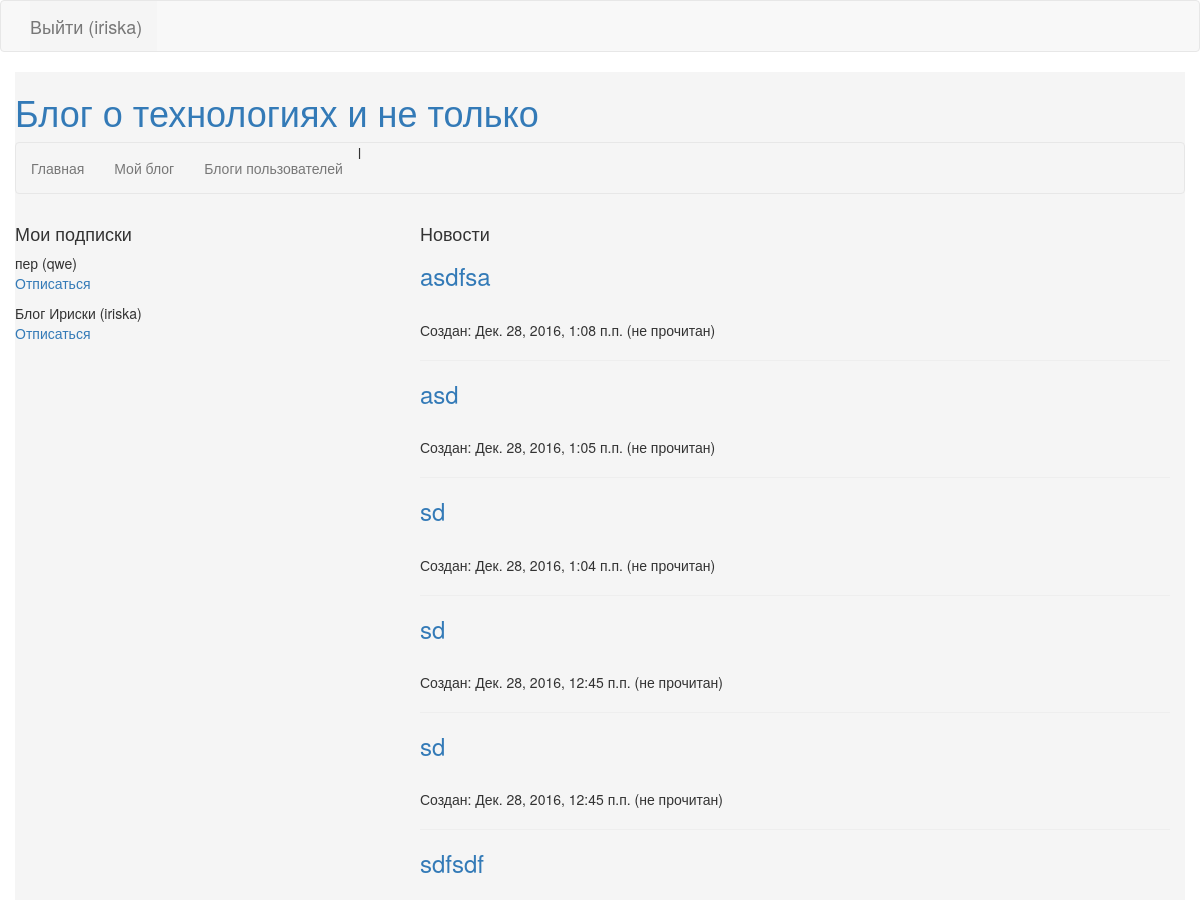
The app's page / (signed in, upper part), older data.
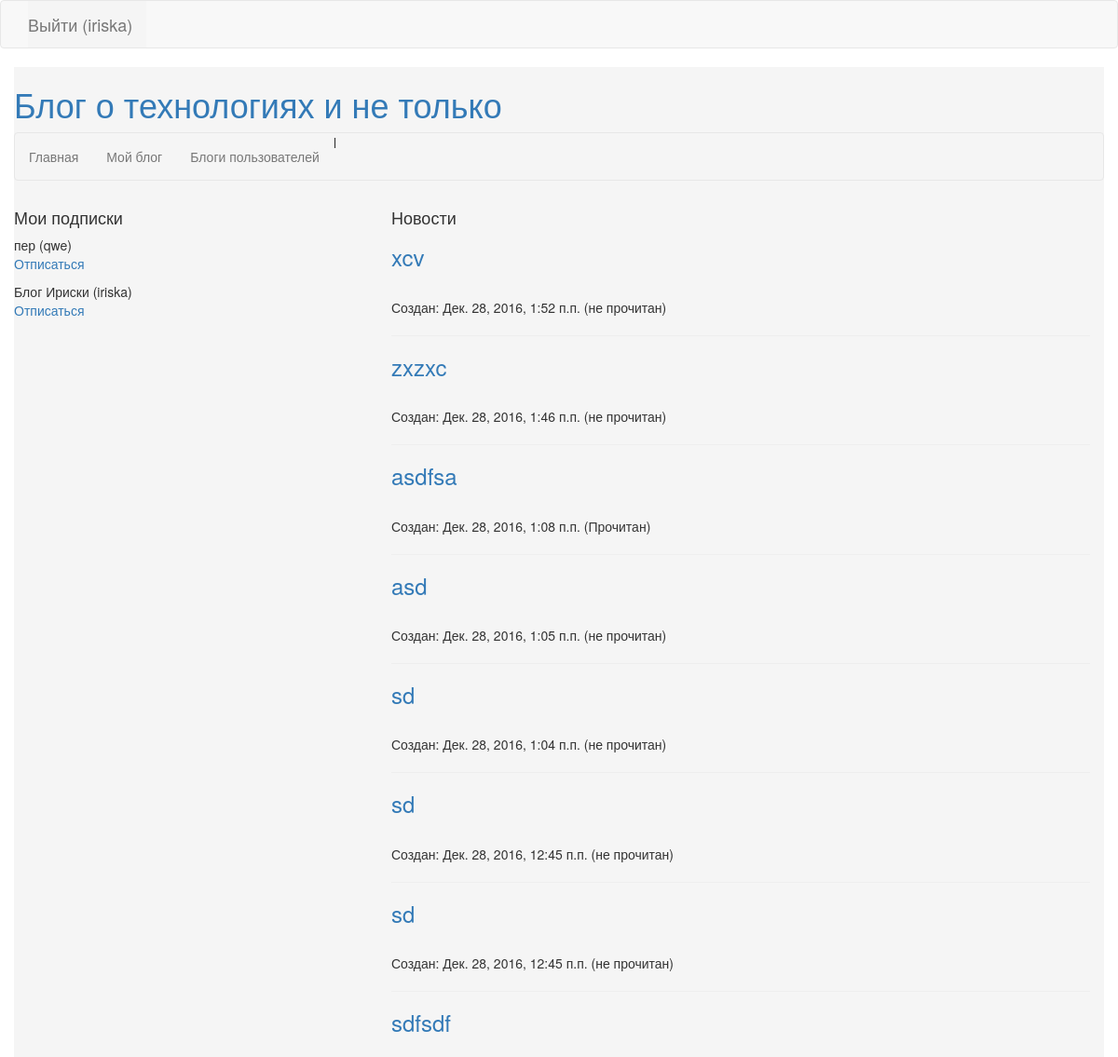
The same page, newer data.
### blog/models.py (models this page shows, shortened)
class Blog(m.Model):
    name = m.CharField(
        'Название',
        max_length=50,
    )
    user = m.ForeignKey(
        'auth.User',
        verbose_name='Пользователь',
    )
    class Meta:
        verbose_name = "Блог"
        verbose_name_plural = "Блоги"

class Post(m.Model):
    blog = m.ForeignKey(
        Blog,
        verbose_name='Блог',
    )
    title = m.CharField(
        'Заголовок',
        max_length=200,
    )
    text = m.TextField('Текст сообщения')
    created_date = m.DateTimeField(
        'Создан',
        auto_now_add=True,
    )
    newsfeeds = m.ManyToManyField(
        NewsFeed,
        verbose_name='Новости',
        blank=True,
        through='Reviewed'
    )
    class Meta:
        ordering = ["-created_date"]
        get_latest_by = "create_date"
        verbose_name = "Пост"
        verbose_name_plural = "Посты"

### blog/views.py (the view)
# urls.py: url(r'^$', UserNewsFeed.as_view(), name="news_feed"),
class UserNewsFeed(TemplateView):
    template_name = 'blog/NewsFeed.html'
    def get(self, request, *args, **kwargs):
        user = auth.get_user(request)
        if not user.is_authenticated:
            return redirect('/users_blogs/')
        posts = Post.objects.filter(blog__newsfeed__user=user).order_by('-created_date')
        reviewed = Post.objects.filter(reviewed__news_feed__user=user,
                                       reviewed__isreviewed=True)
        userblogs = Blog.objects.filter(newsfeed__user=user)
        reviewed_posts = [(post, True if post in reviewed else False) for post in posts]
        return render(request,
                      self.template_name,
                      {
                          'blogs': userblogs,
                          'posts': reviewed_posts,
                          'user': user,
                      })

### blog/templates/blog/NewsFeed.html
{% extends 'blog/index.html' %}
{% block content %}
    <div class="col-lg-4 col-md-4 col-sm-4 col-xs-4">
        <div class="row">
            <h4>Мои подписки</h4>
        </div>
        {% for blog in blogs %}
        <div class="row">
            {{ blog.name }} ({{ blog.user }})<br>
            <p><a href="/unsubscribe/{{ blog.id }}">Отписаться</a></p>
        </div>
        {% endfor %}
    </div>
    <div class="col-lg-8 col-md-8 col-sm-8 col-xs-8">
        <h4>Новости</h4>
        {% for post, reviewed in posts %}
            <h3><a href="/post/get/{{ post.id }}/">{{ post.title }}</a></h3><br>
            Создан: {{ post.created_date }}
            {% if reviewed %} (Прочитан)
            {% else %} (не прочитан)
            {% endif %}
            <br>
            <hr>
        {% endfor %}
    </div>
{% endblock%}

Row changes from the older to the newer data that the page shows:
added Post: title "xcv", created_date "Дек. 28, 2016, 1:52 п.п.", shows "(не прочитан)"
added Post: title "zxzxc", created_date "Дек. 28, 2016, 1:46 п.п.", shows "(не прочитан)"
computed for Post "asdfsa": text "(не прочитан)" → "(Прочитан)"
